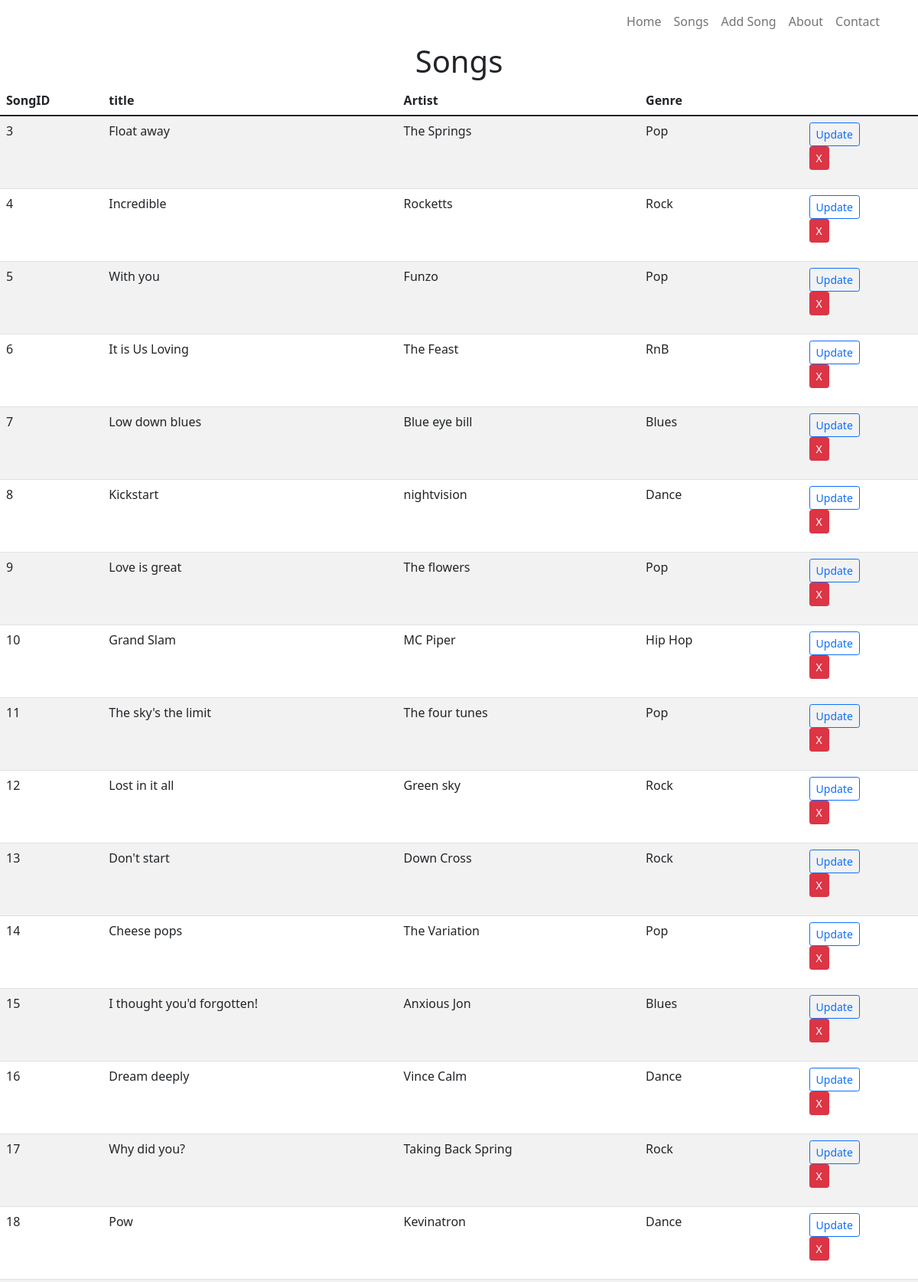
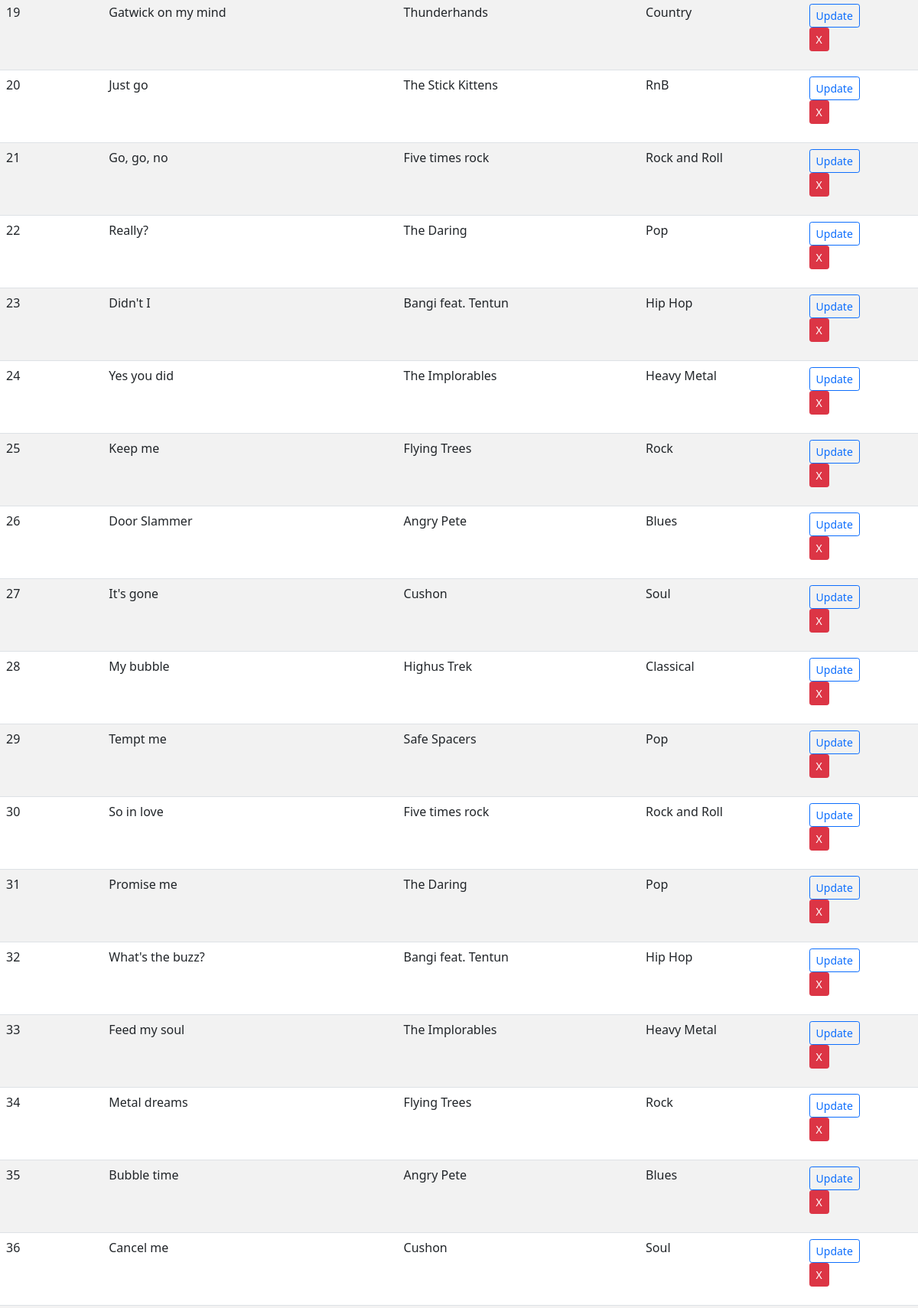
Screenshot of /songs (upper part) with the database file from the repository (2 pictures, top to bottom).
### tables this page shows
CREATE TABLE "songs" (
	"SongID"	INTEGER NOT NULL UNIQUE,
	"Title"	TEXT,
	"Artist"	TEXT,
	"Genre"	TEXT,
	PRIMARY KEY("SongID" AUTOINCREMENT)
);

### app.py (the view)
@app.route("/songs")
def songs():
    songConn = musicDBcon()
    cursor = songConn.cursor()
    cursor.execute("SELECT * FROM songs")  # selecting evrything in db and then we will pass it to fetchall()
    getSongs = cursor.fetchall()
    return render_template("songs.html", title = "Songs", songsInDB = getSongs)

### app.py (called while the page is built)
def musicDBcon():
    conn = sql.connect("PYTHON\Part12 Flask\webflask\c10Sqlite.db")
    conn.row_factory = sql.Row  # we are accesing class row
    return conn

### templates/songs.html
{% extends 'base.html' %} {% block content %}
<h1 class="text-lg-center">Songs</h1>
<table class="table table-hover border-2 table-striped">
  <thead>
    <th scope="col">SongID</th>
    <th scope="col">title</th>
    <th scope="col">Artist</th>
    <th scope="col">Genre</th>
  </thead>
  <tbody>
    {% for row in songsInDB %}
    <tr>
      <td>{{ row["SongID"]}}</td>
      <td>{{ row["Title"]}}</td>
      <td>{{ row["Artist"]}}</td>
      <td>{{ row["Genre"]}}</td>
      <td>
        <button type="button" class="btn btn-outline-primary btn-sm">
          <a
            class="text-decoration-none"
            href="{{url_for('update', songID=row['SongID'])}}"
            >Update</a
          >
        </button>
        <form
          action="{{url_for('delete', songID=row['SongID'])}}"
          method="POST"
        >
          <input
            type="submit"
            value="X"
            onclick="confirm('Do you want to Delete this song?')"
            class="btn btn-danger btn-sm"
          />
        </form>
      </td>
    </tr>
    {% endfor %}
  </tbody>
</table>
{% endblock content %}

### templates/base.html (shortened to what this page needs)
<html lang="en">
  <head>
    <link
      rel="stylesheet"
      href="https://cdn.jsdelivr.net/npm/bootstrap-icons@1.8.0/font/bootstrap-icons.css"
    />
    <link
      href="https://cdn.jsdelivr.net/npm/bootstrap@5.1.3/dist/css/bootstrap.min.css"
      rel="stylesheet"
    />
  </head>
  <body>
    <header class="container">
      <nav class="navbar navbar-expand-md navbar-light">
        <ul class="navbar-nav ms-auto text-center">
          <li><a class="nav-link" href="{{url_for('index')}}">Home</a></li>
          <li><a class="nav-link" href="{{url_for('songs')}}">Songs</a></li>
          <li>
            <a class="nav-link" href="{{url_for('addsongs')}}">Add Song</a>
          </li>
          <li><a class="nav-link" href="{{url_for('about')}}">About</a></li>
          <li><a class="nav-link" href="{{url_for('contact')}}">Contact</a></li>
        </ul>
      </nav>
    </header>
    <section>{% block content %} {% endblock content %}</section>
  </body>
</html>

### rows the page displays
songs: SongID "3", Title "Float away", Artist "The Springs", Genre "Pop"
songs: SongID "4", Title "Incredible", Artist "Rocketts", Genre "Rock"
songs: SongID "5", Title "With you", Artist "Funzo", Genre "Pop"
songs: SongID "6", Title "It is Us Loving", Artist "The Feast", Genre "RnB"
songs: SongID "7", Title "Low down blues", Artist "Blue eye bill", Genre "Blues"
songs: SongID "8", Title "Kickstart", Artist "nightvision", Genre "Dance"
songs: SongID "9", Title "Love is great", Artist "The flowers", Genre "Pop"
songs: SongID "10", Title "Grand Slam", Artist "MC Piper", Genre "Hip Hop"
songs: SongID "11", Title "The sky's the limit", Artist "The four tunes", Genre "Pop"
songs: SongID "12", Title "Lost in it all", Artist "Green sky", Genre "Rock"
songs: SongID "13", Title "Don't start", Artist "Down Cross", Genre "Rock"
songs: SongID "14", Title "Cheese pops", Artist "The Variation", Genre "Pop"
songs: SongID "15", Title "I thought you'd forgotten!", Artist "Anxious Jon", Genre "Blues"
songs: SongID "16", Title "Dream deeply", Artist "Vince Calm", Genre "Dance"
songs: SongID "17", Title "Why did you?", Artist "Taking Back Spring", Genre "Rock"
songs: SongID "18", Title "Pow", Artist "Kevinatron", Genre "Dance"
songs: SongID "19", Title "Gatwick on my mind", Artist "Thunderhands", Genre "Country"
songs: SongID "20", Title "Just go", Artist "The Stick Kittens", Genre "RnB"
songs: SongID "21", Title "Go, go, no", Artist "Five times rock", Genre "Rock and Roll"
songs: SongID "22", Title "Really?", Artist "The Daring", Genre "Pop"
songs: SongID "23", Title "Didn't I", Artist "Bangi feat. Tentun", Genre "Hip Hop"
songs: SongID "24", Title "Yes you did", Artist "The Implorables", Genre "Heavy Metal"
songs: SongID "25", Title "Keep me", Artist "Flying Trees", Genre "Rock"
songs: SongID "26", Title "Door Slammer", Artist "Angry Pete", Genre "Blues"
songs: SongID "27", Title "It's gone", Artist "Cushon", Genre "Soul"
songs: SongID "28", Title "My bubble", Artist "Highus Trek", Genre "Classical"
songs: SongID "29", Title "Tempt me", Artist "Safe Spacers", Genre "Pop"
songs: SongID "30", Title "So in love", Artist "Five times rock", Genre "Rock and Roll"
songs: SongID "31", Title "Promise me", Artist "The Daring", Genre "Pop"
songs: SongID "32", Title "What's the buzz?", Artist "Bangi feat. Tentun", Genre "Hip Hop"
songs: SongID "33", Title "Feed my soul", Artist "The Implorables", Genre "Heavy Metal"
songs: SongID "34", Title "Metal dreams", Artist "Flying Trees", Genre "Rock"
songs: SongID "35", Title "Bubble time", Artist "Angry Pete", Genre "Blues"
songs: SongID "36", Title "Cancel me", Artist "Cushon", Genre "Soul"
